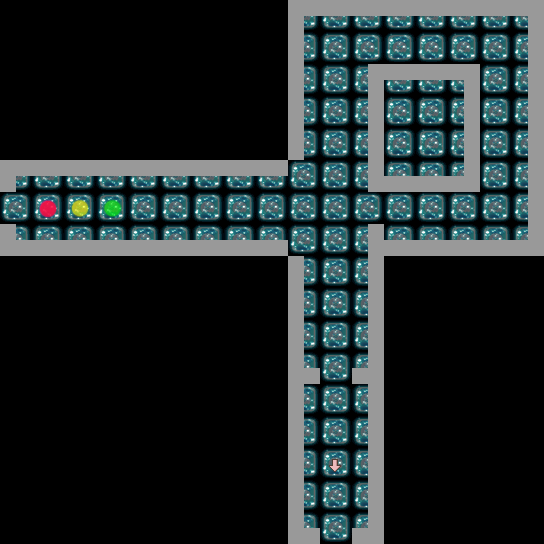

A level layout from a 2D game, rendered from its tile map. Below: a short description, then the map file with tile-grid data replaced by summaries:
An orthogonal 17x17 tile map with 32x32 px tiles, 7 tile layers (ground, build_left, build_up, build_right, ...), 7 tilesets and 15 objects (4x int, men, bs1).

<map version="1.0" orientation="orthogonal" width="17" height="17" tilewidth="32" tileheight="32">
 <tileset firstgid="1" name="cell_b_up" tilewidth="32" tileheight="32">
  <image source="cell_b_up.png" width="32" height="32" />
 </tileset>
 <tileset firstgid="2" name="cell_b_down" tilewidth="32" tileheight="32">
  <image source="cell_b_down.png" width="32" height="32" />
 </tileset>
 <tileset firstgid="3" name="cell_b_left" tilewidth="32" tileheight="32">
  <image source="cell_b_left.png" width="32" height="32" />
 </tileset>
 <tileset firstgid="4" name="cell_b_right" tilewidth="32" tileheight="32">
  <image source="cell_b_right.png" width="32" height="32" />
 </tileset>
 <tileset firstgid="5" name="arrow_des" tilewidth="32" tileheight="32">
  <image source="arrow_des.png" width="64" height="64" />
 </tileset>
 <tileset firstgid="9" name="cell_a" tilewidth="32" tileheight="32">
  <image source="cell_a.png" width="32" height="32" />
 </tileset>
 <tileset firstgid="10" name="spott" tilewidth="32" tileheight="32">
  <image source="spott.png" width="64" height="64" />
 </tileset>
 <layer name="ground" width="17" height="17">
  <data>[289 cells, 118 non-empty, 1 distinct tile ids]</data>
 </layer>
 <layer name="build_left" width="17" height="17">
  <data>[289 cells, 16 non-empty, 1 distinct tile ids]</data>
 </layer>
 <layer name="build_up" width="17" height="17">
  <data>[289 cells, 20 non-empty, 1 distinct tile ids]</data>
 </layer>
 <layer name="build_right" width="17" height="17">
  <data>[289 cells, 26 non-empty, 1 distinct tile ids]</data>
 </layer>
 <layer name="build_down" width="17" height="17">
  <data>[289 cells, 21 non-empty, 1 distinct tile ids]</data>
 </layer>
 <layer name="spot" width="17" height="17">
  <data>[289 cells, 3 non-empty, 3 distinct tile ids]</data>
 </layer>
 <layer name="arrow_des" width="17" height="17">
  <data>[289 cells, 1 non-empty, 1 distinct tile ids]</data>
 </layer>
 <objectgroup name="collsion" width="17" height="17">
  <object x="352" y="64" width="128" height="128" />
  <object x="0" y="160" width="288" height="32" />
  <object x="0" y="224" width="288" height="32" />
  <object x="288" y="224" width="32" height="320" />
  <object x="352" y="224" width="32" height="320" />
  <object x="384" y="224" width="160" height="32" />
  <object x="512" y="0" width="32" height="224" />
  <object x="288" y="0" width="224" height="32" />
  <object x="288" y="32" width="32" height="128" />
 </objectgroup>
 <objectgroup name="hero" width="17" height="17">
  <object name="ball" type="int" x="0" y="192" width="32" height="32">
   <properties>
    <property name="move_dir" value="4" />
   </properties>
  </object>
 </objectgroup>
 <objectgroup name="door" width="17" height="17">
  <object name="men" x="320" y="512" width="32" height="32" />
 </objectgroup>
 <objectgroup name="jiguanlock" width="17" height="17">
  <object name="jiguan_lock_2" type="int" x="352" y="192" width="32" height="32">
   <properties>
    <property name="lockcolor" value="1" />
    <property name="lockdir" value="4" />
    <property name="lockid" value="1" />
   </properties>
  </object>
  <object name="jiguan_lock_3" type="int" x="320" y="352" width="32" height="32">
   <properties>
    <property name="lockcolor" value="1" />
    <property name="lockdir" value="2" />
    <property name="lockid" value="1" />
   </properties>
  </object>
 </objectgroup>
 <objectgroup name="jiguankey" width="17" height="17">
  <object name="jiguan_key_2" type="int" x="512" y="32" width="32" height="32">
   <properties>
    <property name="keycolor" value="1" />
    <property name="keydir" value="4" />
    <property name="keyid" value="1" />
   </properties>
  </object>
 </objectgroup>
 <objectgroup name="bigstone" width="17" height="17">
  <object name="bs1" x="320" y="416" width="32" height="32" />
 </objectgroup>
</map>
